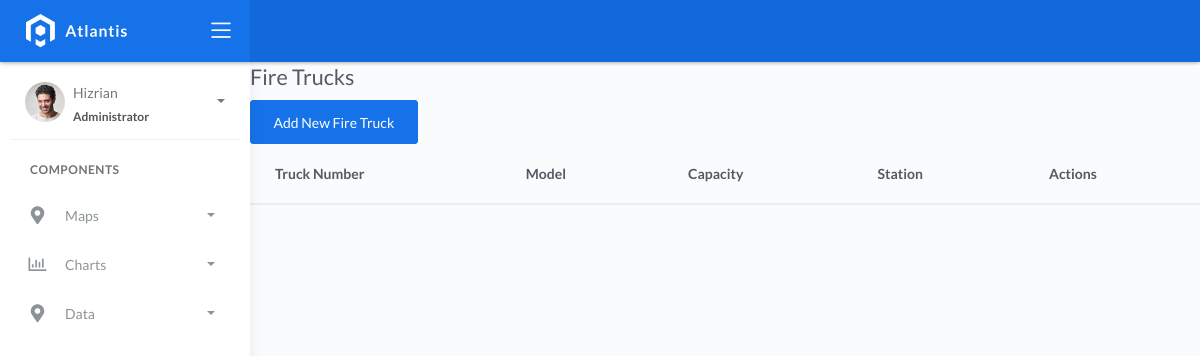
/firetrucks/, run on an earlier commit of the app's database.
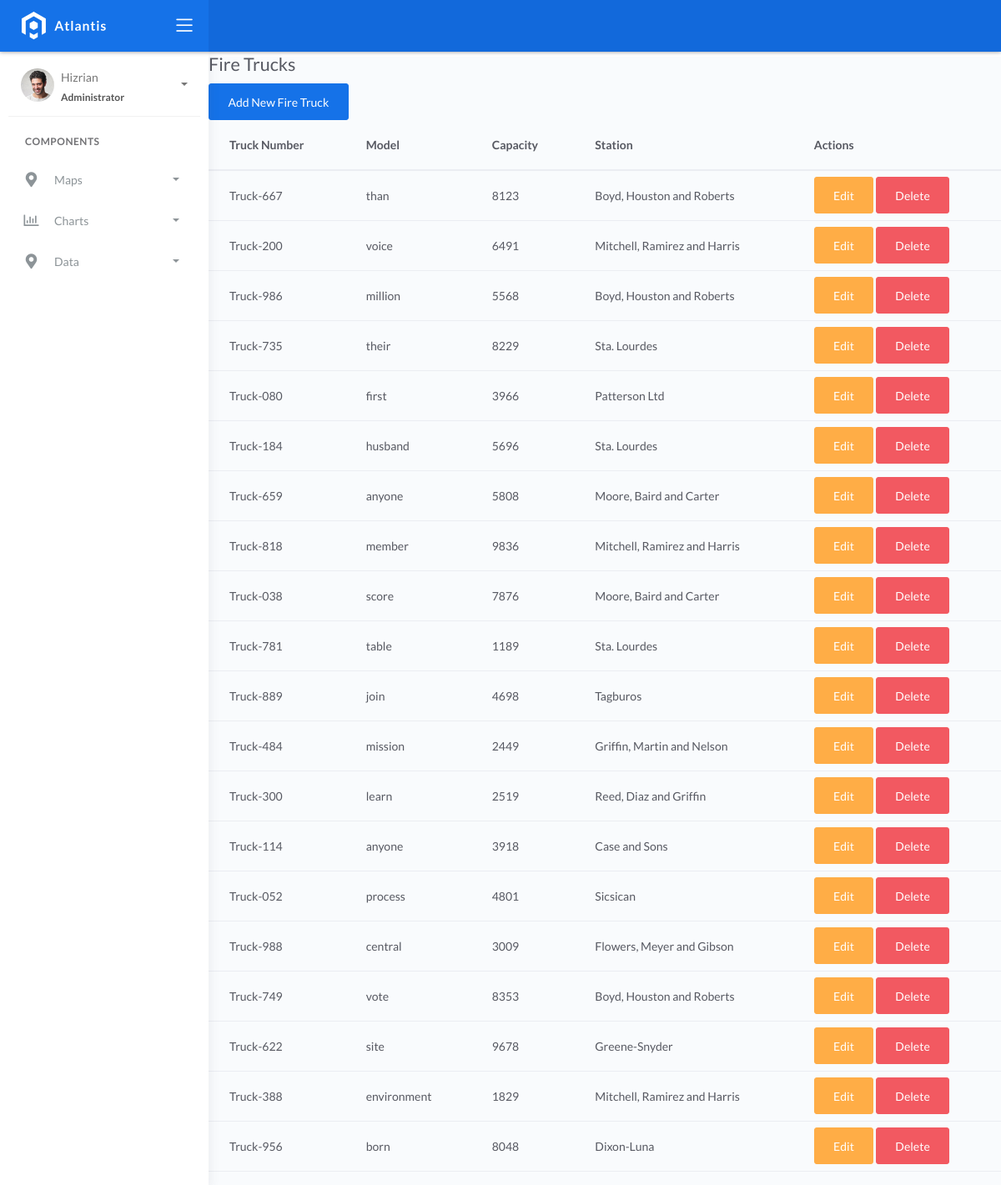
And on a later commit of the database.
### fire/models.py (models this page shows, shortened)
class BaseModel(models.Model):
    created_at = models.DateTimeField(auto_now_add=True, db_index=True)
    updated_at = models.DateTimeField(auto_now=True)
    class Meta:
        abstract = True

class FireTruck(BaseModel):
    truck_number = models.CharField(max_length=150)
    model = models.CharField(max_length=150)
    capacity = models.CharField(max_length=150)  # water
    station = models.ForeignKey(FireStation, on_delete=models.CASCADE)

class FireStation(BaseModel):
    name = models.CharField(max_length=150)
    latitude = models.DecimalField(max_digits=22, decimal_places=16, null=True, blank=True)
    longitude = models.DecimalField(max_digits=22, decimal_places=16, null=True, blank=True)
    address = models.CharField(max_length=150)
    city = models.CharField(max_length=150)  # can be in separate table
    country = models.CharField(max_length=150)  # can be in separate table
    created_at = models.DateTimeField(default=timezone.now, blank=True)  # Add this line

### fire/views.py (the view)
# urls.py: path('firetrucks/', list_firetrucks, name='list_firetrucks'),
def list_firetrucks(request):
    firetrucks = FireTruck.objects.all()
    return render(request, 'list_firetrucks.html', {'firetrucks': firetrucks})

### templates/list_firetrucks.html
{% extends 'base.html' %}
{% block content %}
<h2>Fire Trucks</h2>
<a href="{% url 'create_firetruck' %}" class="btn btn-primary">Add New Fire Truck</a>
<table class="table">
  <thead>
    <tr>
      <th>Truck Number</th>
      <th>Model</th>
      <th>Capacity</th>
      <th>Station</th>
      <th>Actions</th>
    </tr>
  </thead>
  <tbody>
    {% for firetruck in firetrucks %}
      <tr>
        <td>{{ firetruck.truck_number }}</td>
        <td>{{ firetruck.model }}</td>
        <td>{{ firetruck.capacity }}</td>
        <td>{{ firetruck.station.name }}</td>
        <td>
          <a href="{% url 'update_firetruck' firetruck.id %}" class="btn btn-warning">Edit</a>
          <a href="{% url 'delete_firetruck' firetruck.id %}" class="btn btn-danger">Delete</a>
        </td>
      </tr>
    {% endfor %}
  </tbody>
</table>
{% endblock %}

What changed in the data, as far as the page shows it:
added FireTruck: truck_number "Truck-667", model "than", capacity "8123", station.name "Boyd, Houston and Roberts"
added FireTruck: truck_number "Truck-200", model "voice", capacity "6491", station.name "Mitchell, Ramirez and Harris"
added FireTruck: truck_number "Truck-986", model "million", capacity "5568", station.name "Boyd, Houston and Roberts"
added FireTruck: truck_number "Truck-735", model "their", capacity "8229", station.name "Sta. Lourdes"
added FireTruck: truck_number "Truck-080", model "first", capacity "3966", station.name "Patterson Ltd"
added FireTruck: truck_number "Truck-184", model "husband", capacity "5696", station.name "Sta. Lourdes"
added FireTruck: truck_number "Truck-659", model "anyone", capacity "5808", station.name "Moore, Baird and Carter"
added FireTruck: truck_number "Truck-818", model "member", capacity "9836", station.name "Mitchell, Ramirez and Harris"
added FireTruck: truck_number "Truck-038", model "score", capacity "7876", station.name "Moore, Baird and Carter"
added FireTruck: truck_number "Truck-781", model "table", capacity "1189", station.name "Sta. Lourdes"
added FireTruck: truck_number "Truck-889", model "join", capacity "4698", station.name "Tagburos"
added FireTruck: truck_number "Truck-484", model "mission", capacity "2449", station.name "Griffin, Martin and Nelson"
added FireTruck: truck_number "Truck-300", model "learn", capacity "2519", station.name "Reed, Diaz and Griffin"
added FireTruck: truck_number "Truck-114", model "anyone", capacity "3918", station.name "Case and Sons"
added FireTruck: truck_number "Truck-052", model "process", capacity "4801", station.name "Sicsican"
added FireTruck: truck_number "Truck-988", model "central", capacity "3009", station.name "Flowers, Meyer and Gibson"
added FireTruck: truck_number "Truck-749", model "vote", capacity "8353", station.name "Boyd, Houston and Roberts"
added FireTruck: truck_number "Truck-622", model "site", capacity "9678", station.name "Greene-Snyder"
added FireTruck: truck_number "Truck-388", model "environment", capacity "1829", station.name "Mitchell, Ramirez and Harris"
added FireTruck: truck_number "Truck-956", model "born", capacity "8048", station.name "Dixon-Luna"
